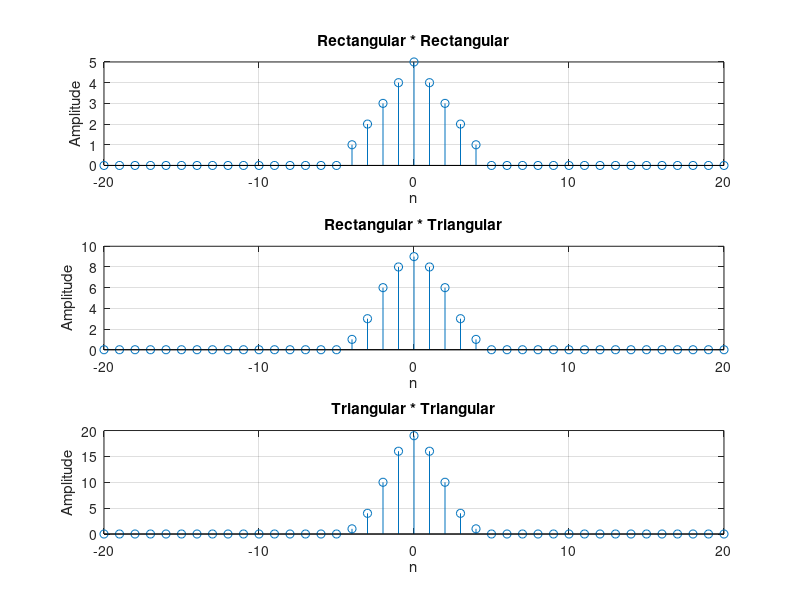

Reproduce this figure in MATLAB.

clc;
clear;
close all;

n = -10:10;

% Rectangular signal
x = double(abs(n) <= 2);

% Triangular signal
h = max(0, 3-abs(n));

% (i) Convolution of two rectangular signals
y1 = zeros(1, length(x)+length(x)-1);

for i = 1:length(x)
    for j = 1:length(x)
        y1(i+j-1) = y1(i+j-1) + x(i)*x(j);
    end
end

% (ii) Convolution of rectangular and triangular signals
y2 = zeros(1, length(x)+length(h)-1);

for i = 1:length(x)
    for j = 1:length(h)
        y2(i+j-1) = y2(i+j-1) + x(i)*h(j);
    end
end

% (iii) Convolution of two triangular signals
y3 = zeros(1, length(h)+length(h)-1);

for i = 1:length(h)
    for j = 1:length(h)
        y3(i+j-1) = y3(i+j-1) + h(i)*h(j);
    end
end

% Time axis for resultant signals
ny = -20:20;

% Plotting
figure;

subplot(3,1,1);
stem(ny,y1);
title('Rectangular * Rectangular');
xlabel('n');
ylabel('Amplitude');
grid on;

subplot(3,1,2);
stem(ny,y2);
title('Rectangular * Triangular');
xlabel('n');
ylabel('Amplitude');
grid on;

subplot(3,1,3);
stem(ny,y3);
title('Triangular * Triangular');
xlabel('n');
ylabel('Amplitude');
grid on;
